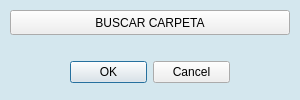
<?xml version="1.0" encoding="UTF-8"?>
<ui version="4.0">
 <class>Dialog</class>
 <widget class="QDialog" name="Dialog">
  <property name="geometry">
   <rect>
    <x>0</x>
    <y>0</y>
    <width>300</width>
    <height>100</height>
   </rect>
  </property>
  <property name="minimumSize">
   <size>
    <width>300</width>
    <height>100</height>
   </size>
  </property>
  <property name="maximumSize">
   <size>
    <width>300</width>
    <height>100</height>
   </size>
  </property>
  <property name="windowTitle">
   <string>SelectFile</string>
  </property>
  <property name="windowIcon">
   <iconset>
    <normaloff>:/rc/abrir-documento.png</normaloff>:/rc/abrir-documento.png</iconset>
  </property>
  <property name="styleSheet">
   <string notr="true">#Dialog{background-color: #D4E7EE;
	border-color: rgb(0, 0, 0);
border-style: double;
border-radius:10px;}</string>
  </property>
  <widget class="QDialogButtonBox" name="buttonBox">
   <property name="geometry">
    <rect>
     <x>70</x>
     <y>60</y>
     <width>160</width>
     <height>25</height>
    </rect>
   </property>
   <property name="orientation">
    <enum>Qt::Horizontal</enum>
   </property>
   <property name="standardButtons">
    <set>QDialogButtonBox::Cancel|QDialogButtonBox::Ok</set>
   </property>
  </widget>
  <widget class="QPushButton" name="pushButton">
   <property name="geometry">
    <rect>
     <x>10</x>
     <y>10</y>
     <width>280</width>
     <height>25</height>
    </rect>
   </property>
   <property name="text">
    <string>BUSCAR CARPETA</string>
   </property>
   <property name="icon">
    <iconset>
     <normaloff>imgs/abrir-documento.png</normaloff>imgs/abrir-documento.png</iconset>
   </property>
  </widget>
 </widget>
 <resources>
  <include location="res.qrc"/>
 </resources>
 <connections>
  <connection>
   <sender>buttonBox</sender>
   <signal>accepted()</signal>
   <receiver>Dialog</receiver>
   <slot>accept()</slot>
   <hints>
    <hint type="sourcelabel">
     <x>248</x>
     <y>254</y>
    </hint>
    <hint type="destinationlabel">
     <x>157</x>
     <y>274</y>
    </hint>
   </hints>
  </connection>
  <connection>
   <sender>buttonBox</sender>
   <signal>rejected()</signal>
   <receiver>Dialog</receiver>
   <slot>reject()</slot>
   <hints>
    <hint type="sourcelabel">
     <x>316</x>
     <y>260</y>
    </hint>
    <hint type="destinationlabel">
     <x>286</x>
     <y>274</y>
    </hint>
   </hints>
  </connection>
 </connections>
</ui>
